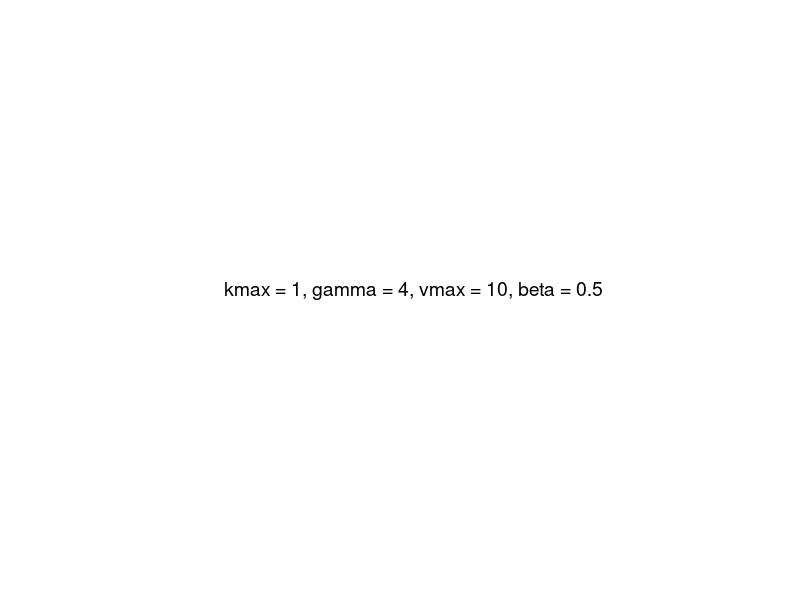
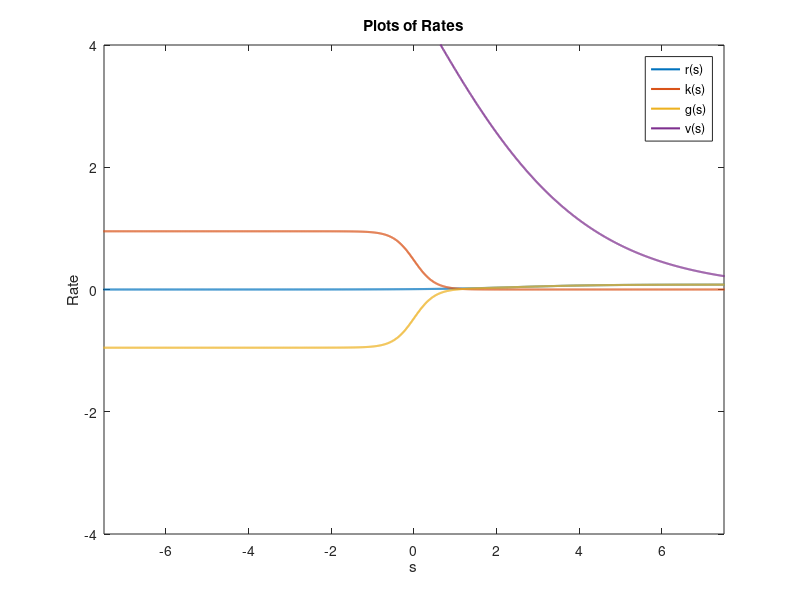

These figures' MATLAB source, in order: (Note: this script raises an error after producing the figures.)
a_tilde = 17^3;
x_bar = 0.067;

Pss_X = @(ctp) airy(a_tilde^(1/3)*(ctp - x_bar));
A_Pss = 1/Pss_X(0);
Pss_X = @(ctp) A_pss * Pss_X(ctp);

b = 0.09;
sigma = sqrt(b);
tau = 7;

%%% Grids
ds = 0.01;
s_left = -50;
s_right = 50;
s = s_left:ds:s_right;

dt = 0.1;
t_left = 0;
t_right = 90;
t = t_left:dt:t_right;

s0_left = s_left/5;
s0_right = s_right/5;
s0 = s0_left:ds:s0_right;

%%% Drug concentration 
c = 1;

%%% proliferation
r_0 = 0.08;
s_r = 2.5;
alpha = 1;

r_fun = @(s) r_0 ./ (1 + exp(-alpha*(s - s_r)));

%%% killing
kmax = 1;
c_50 = 0.05;
gamma = 4;
s_k = 0;
s_k = 0;
k_0 = kmax / (1 + c_50/c);

k_fun = @(s) k_0 ./ (1 + exp(gamma*(s - s_k)));				  

%%% advection 
      
c_v = 0.05;
beta = 0.5;
vmax = 10;
s_v = 0;
v_0 = vmax*c/(c_v + c);
		       
v_fun = @(s) v_0 ./ (1 + exp(beta*(s - s_v)));
			  
					       
g_fun = @(s) r_fun(s) - k_fun(s);

legend_rates = {'r(s)', 'k(s)', 'g(s)', 'v(s)'};

num_s = numel(s);
num_s0 = numel(s0);
num_t = numel(t);

figure;
set(gca, 'visible', 'off')
text(0.5, 0.5, ['kmax = ' num2str(kmax) ', gamma = ' num2str(gamma) ', vmax = ' num2str(vmax) ', beta = ' num2str(beta)], 'FontSize', 14, 'HorizontalAlignment', 'center');
figname = 'kmax_gamma_vmax_beta';
print(gcf, figname, '-dpng')
close

figure;
plot(s, r_fun(s), 'LineWidth', 1.5)
hold on
plot(s, k_fun(s), 'LineWidth', 1.5)
plot(s, g_fun(s), 'LineWidth', 1.5)
plot(s, v_fun(s), 'LineWidth', 1.5)
hold off
xlabel('s')
xlim([-7.5 7.5])
ylabel('Rate')
ylim([-4 4])
legend(legend_rates)
title('Plots of Rates')
figname = 'plot_rates';
print(gcf, figname, '-dpng')
close

parpool(128, 'IdleTimeout', 180);

% Operationally define x 
P_adv = zeros(num_s0, num_t, num_s);
m = 0
parfor i = 1:num_s0
	s_0 = s0(i);
	eqn_adv = @(s,t,P,dPds) pdefun_adv(s,t,P,dPds,b,s_0,sigma,r_fun,k_fun,v_fun);
	ic = @(s) icfun(s,b,s_0,sigma);
	bc = @(sl,Pl,sr,Pr,t) bcfun(sl,Pl,sr,Pr,t);
	sol_adv = pdepe(m,eqn_adv,ic,bc,s,t);
	P_adv_temp = sol_adv(:,:,1);
	for j = 1:num_s
		for k = 1:num_t
			if P_adv_temp(k,j) <= 0
				P_adv_temp(k:end,j) = 0;
				break;
			end
		end
	end
	P_adv(i,:,:) = P_adv_temp;
end

x = zeros(size(s0));
[~, idxtau] = min(abs(t - tau));

for i = 1:num_s0
	x(i) = trapz(s, squeeze(P_adv(i,idxtau,:)));
end

figure;
plot(x, s0, 'LineWidth', 2)
xlabel('x')
xlim([0 1])
ylabel('s_0')
title('Plot of s_0(x)')
figname = 'plot_s0_x.png';
print(gcf, figname, '-dpng')
close

clear P_adv

dx1 = 0.001;
x1 = 0:dx1:1;
s01 = interp1(x, s0, x1, 'linear', 'extrap');

num_x1 = numel(x1);
num_s01 = numel(s01);

num_smallNans = 0;
idx_smallNans = [ ];
num_largeNans = 0;
idx_largeNans = [ ];

for i = 1:num_s01
	if isnan(s01(i))
		num_smallNans = num_smallNans + 1;
		idx_smallNans = [idx_smallNans, i];
	else
		break;
	end
end

for i = num_s01:-1:1
	if isnan(s01(i))
		num_largeNans = num_largeNans + 1;
		idx_largeNans = [idx_largeNans, i];
	else
		break;
	end
end

if num_smallNans > 0
	idx_first_nonNan = idx_smallNans(end) + 1;
	first_nonNan = s01(idx_first_nonNan);
	s01(1:idx_first_nonNan) = linspace(s0_left, first_nonNan, num_smallNans+1);
end
if num_largeNans > 0
	idx_last_nonNan = idx_largeNans(end) - 1;
	last_nonNan = s01(idx_last_nonNan);
	s01(1:idx_last_nonNan) = linspace(last_nonNan, s0_right, num_largeNans+1);
end

s01_col = s01';
x1_col = x1';
table_s0x = table(s01_col, x1_col, 'VariableNames', {'s_0', 'x'});
writetable(table_s0x,'s0_x_standard.txt');

%% Survival Analysis
P1_adv = zeros(num_s01, num_t, num_s);
m = 0;
parfor i = 1:num_s01
	s_0 = s01(i);
	eqn1_adv = @(s,t,P,dPds) pdefun_adv(s,t,P,dPds,b,s_0,sigma,r_fun,k_fun,v_fun);
	ic = @(s) icfun(s,b,s_0,sigma);
	bc = @(sl,Pl,sr,Pr,t) bcfun(sl,Pl,sr,Pr,t);
	sol1_adv = pdepe(m,eqn1_adv,ic,bc,s,t);
	P1_adv_temp = sol1_adv(:,:,1);
	for j = 1:num_s
		for k = 1:num_t
			if P1_adv_temp(k,j) <= 0
				P1_adv_temp(k:end,j) = 0;
				break;
			end
		end
	end
	P1_adv(i,:,:) = P1_adv_temp;
end

A_adv = zeros(num_s01, num_t);
parfor i = 1:num_x1
	for j = 1:num_t
		A_adv(i,j) = trapz(s, squeeze(P1_adv(i,j,:)));
	end
end

timepoints = [0, 2.5, 5, 10, 20, 30, 60, 90];
idx_timepoints = zeros(size(timepoints));
legend_timepoints = cell(size(timepoints));
for i = 1:numel(timepoints)
	[~, idx] = min(abs(t - timepoints(i)));
	idx_timepoints(i) = idx;
	legend_timepoints{i} = ['t = ' num2str(timepoints(i))];
end

x1_samples1 = 0.01:0.01:0.15;
x1_samples2 = 0.015:0.001:0.025;	% around first transition point
x1_samples3 = 0.125:0.001:0.135;	% around the second transition point
x1_samples4 = [0.01:0.01:0.1, 0.2:0.1:0.9, 0.99];

idx_x1_samples1 = zeros(size(x1_samples1));
idx_x1_samples2 = zeros(size(x1_samples2));
idx_x1_samples3 = zeros(size(x1_samples3));
idx_x1_samples4 = zeros(size(x1_samples4));

legend_x1_samples1 = cell(size(x1_samples1));
legend_x1_samples2 = cell(size(x1_samples2));
legend_x1_samples3 = cell(size(x1_samples3));
legend_x1_samples4 = cell(size(x1_samples4));

for i = 1:numel(x1_samples1)
	[~, idx] = min(abs(x1 - x1_samples1(i)));
	idx_x1_samples1(i) = idx;
	legend_x1_samples1{i} = ['x = ' num2str(x1_samples1(i))];
end
for i = 1:numel(x1_samples2)
	[~, idx] = min(abs(x1 - x1_samples2(i)));
	idx_x1_samples2(i) = idx;
	legend_x1_samples2{i} = ['x = ' num2str(x1_samples2(i))];
end
for i = 1:numel(x1_samples3)
	[~, idx] = min(abs(x1 - x1_samples3(i)));
	idx_x1_samples3(i) = idx;
	legend_x1_samples3{i} = ['x = ' num2str(x1_samples3(i))];
end
for i = 1:numel(x1_samples4)
        [~, idx] = min(abs(x1 - x1_samples4(i)));
        idx_x1_samples4(i) = idx;
        legend_x1_samples4{i} = ['x = ' num2str(x1_samples4(i))];
end

%{
for i = 1:numel(x1_samples1)
	idx_x1 = idx_x1_samples1(i);
	figure;
	for j = idx_timepoints
		plot(s, squeeze(P1_adv(idx_x1,j,:)), 'linewidth', 1)
		hold on
	end
	hold off
	xlabel('s')
	xlim([-5, 7])
	ylabel('P_S(t)')
	legend(legend_timepoints)
	title(['Population Distribution for x = ' num2str(x1_samples1(i))])
	figname = ['PopDistr_samples1_' num2str(i) '.png']
	print(gcf, figname, '-dpng')
	close
end

for i = 1:numel(x1_samples2)
	idx_x1 = idx_x1_samples2(i);
	figure;
	for j = idx_timepoints
		plot(s, squeeze(P1_adv(idx_x1,j,:)), 'linewidth', 1)
		hold on
	end
	hold off
	xlabel('s')
	xlim([-5, 7])
	ylabel('P_S(t)')
	legend(legend_timepoints)
	title(['Population Distribution for x = ' num2str(x1_samples2(i))])
	figname = ['PopDistr_samples2_' num2str(i) '.png']
	print(gcf, figname, '-dpng')
	close
end

for i = 1:numel(x1_samples3)
	idx_x1 = idx_x1_samples3(i);
	figure;
	for j = idx_timepoints
		plot(s, squeeze(P1_adv(idx_x1,j,:)), 'linewidth', 1)
		hold on
	end
	hold off
	xlabel('s')
	xlim([-5, 7])
	ylabel('P_S(t)')
	legend(legend_timepoints)
	title(['Population Distribution for x = ' num2str(x1_samples3(i))])
	figname = ['PopDistr_samples3_' num2str(i) '.png']
	print(gcf, figname, '-dpng')
	close
end

for i = 1:numel(x1_samples4)
	idx_x1 = idx_x1_samples4(i);
	figure;
	for j = idx_timepoints
		plot(s, squeeze(P1_adv(idx_x1,j,:)), 'linewidth', 1)
		hold on
	end
	hold off
	xlabel('s')
	xlim([-5, 7])
	ylabel('P_S(t)')
	legend(legend_timepoints)
	title(['Population Distribution for x = ' num2str(x1_samples4(i))])
	figname = ['PopDistr_samples4_' num2str(i) '.png']
	print(gcf, figname, '-dpng')
	close
end

figure;
for i = 1:numel(x1_samples1)
	idx_x1 = idx_x1_samples1(i);
	semilogy(t, A_adv(idx_x1,:), 'linewidth', 1)
	hold on
end
xlabel('Time')
xlim([0 30])
ylabel('Survival')
ylim([10^(-5) 2*10^(1)])
legend(legend_x1_samples1, 'location', 'eastoutside')
title('Survival Curves')
figname = 'SurvivalCurve_t30_samples1.png';
print(gcf, figname, '-dpng')
xlim([0 60])
figname = 'SurvivalCurve_t60_samples1.png';
print(gcf, figname, '-dpng')
xlim([0 90])
figname = 'SurvivalCurve_t90_samples1.png';
print(gcf, figname, '-dpng')
xlim([0 2.5])
ylim([8*10^(-2) 1.1*10^(0)])
figname = 'SurvivalCurve_short_samples1.png';
print(gcf, figname, '-dpng')
close

figure;
for i = 1:numel(x1_samples2)
	idx_x1 = idx_x1_samples2(i);
	semilogy(t, A_adv(idx_x1,:), 'linewidth', 1)
	hold on
end
	
xlabel('Time')
xlim([0 30])
ylabel('Survival')
ylim([10^(-5) 2*10^(1)])
legend(legend_x1_samples2, 'location', 'eastoutside')
title('Survival Curves')
figname = 'SurvivalCurve_t30_samples2.png';
print(gcf, figname, '-dpng')
xlim([0 60])
figname = 'SurvivalCurve_t60_samples2.png';
print(gcf, figname, '-dpng')
xlim([0 90])
figname = 'SurvivalCurve_t90_samples2.png';
print(gcf, figname, '-dpng')
xlim([0 2.5])
ylim([10^(-1) 1.1*10^(0)])
figname = 'SurvivalCurve_short_samples2.png';                                                                                                                                                         print(gcf, figname, '-dpng')  
close

figure;
for i = 1:numel(x1_samples3)
	idx_x1 = idx_x1_samples3(i);
	semilogy(t, A_adv(idx_x1,:), 'linewidth', 1)
	hold on
end
	
xlabel('Time')
xlim([0 30])
ylabel('Survival')
ylim([10^(-5) 2*10^(1)])
legend(legend_x1_samples3, 'location', 'eastoutside')
title('Survival Curves')
figname = 'SurvivalCurve_t30_samples3.png';
print(gcf, figname, '-dpng')
xlim([0 60])
figname = 'SurvivalCurve_t60_samples3.png';
print(gcf, figname, '-dpng')
xlim([0 90])
figname = 'SurvivalCurve_t90_samples3.png';
print(gcf, figname, '-dpng')
xlim([0 2.5])
ylim([2*10^(-1) 1.1*10^(0)])
figname = 'SurvivalCurve_short_samples3.png';                                                                                                                                                         print(gcf, figname, '-dpng')  
close

figure;
for i = 1:numel(x1_samples4)
	idx_x1 = idx_x1_samples4(i);
	semilogy(t, A_adv(idx_x1,:), 'linewidth', 1)
	hold on
end
	
xlabel('Time')
xlim([0 30])
ylabel('Survival')
ylim([10^(-5) 2*10^(1)])
legend(legend_x1_samples4, 'location', 'eastoutside')
title('Survival Curves')
figname = 'SurvivalCurve_t30_samples4.png';
print(gcf, figname, '-dpng')
xlim([0 60])
figname = 'SurvivalCurve_t60_samples4.png';
print(gcf, figname, '-dpng')
xlim([0 90])
figname = 'SurvivalCurve_t90_samples4.png';
print(gcf, figname, '-dpng')
xlim([0 2.5])
ylim([8*10^(-2) 1.1*10^(0)])
figname = 'SurvivalCurve_short_samples4.png';                                                                                                                                                         print(gcf, figname, '-dpng')  
close
%}

save('Vars_Analysis.mat', 'x1', 's01', 'P1_adv', 'A_adv', 't', 's');
save('Vars_x1s01.mat', 'x1', 's01');







%% FUNCTIONS

%%% PDE w/o drug-induced advection
function[g,f,h] = pdefun_noadv(s,t,P,dPds,b,s_0,sigma,r_fun,k_fun)

	r = r_fun(s);
	k = k_fun(s);

	g = 1;
	f = sigma^2 * dPds + b*(s - s_0)*P;
	h = (r - k) * P;

end

function[g,f,h] = pdefun_adv(s,t,P,dPds,b,s_0,sigma,r_fun,k_fun,v_fun)

	r = r_fun(s);
	k = k_fun(s);
	v = v_fun(s);

	g = 1;
	f = sigma^2 * dPds + b*(s - s_0 - v)*P;
	h = (r - k)*P;
end

%%% Initial condition
function P0 = icfun(s,b,s_0,sigma)

	P0 = 1/sqrt(2*pi*sigma^2 / b) * exp(-b*(s - s_0)^2 / (2*sigma^2));

end

%%% Boundary Condition
function[pl, ql, pr, qr] = bcfun(sl,Pl,sr,Pr,t)

	pl = Pl;
	ql = 0;
	pr = Pr;
	qr = 0;

end 
